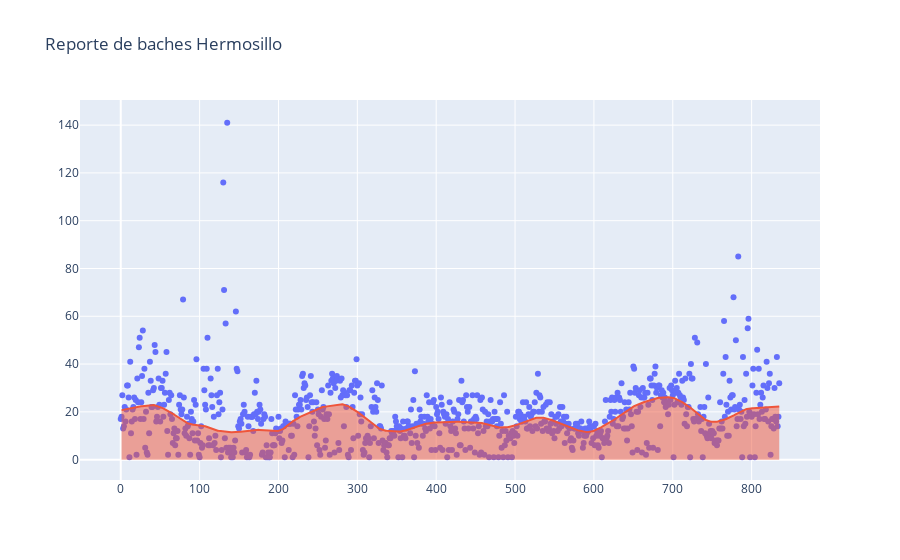

Notebook code cell kept with this figure:
### Code cell
fig = go.Figure(
).add_scatter(
    x=df.index,
    y=df["size"],
    mode='markers',
    name="Real"
).add_scatter(
    x=df.index[1:],    
    y=l2[:,1],
    hovertemplate="%{y:.1f}",
    fill='tozeroy',
    name="Suaivizado (LOWESS)"
).update_layout(
    title='Reporte de baches Hermosillo',
    hovermode="x",
    showlegend=False
).show()

### Figure 1 — Plotly figure (JSON) as saved in the notebook; plotly's stock layout.template omitted (floating-point values rounded to 4 significant figures; data arrays with more than 128 entries replaced by an {"elided": "..."} marker saying what was removed)
{"data": [{"mode": "markers", "name": "Real", "type": "scatter", "x": {"elided": "836 int values"}, "y": {"elided": "836 int values"}}, {"fill": "tozeroy", "hovertemplate": "%{y:.1f}", "name": "Suaivizado (LOWESS)", "type": "scatter", "x": {"elided": "835 int values"}, "y": {"elided": "836 float values"}}], "layout": {"hovermode": "x", "showlegend": false, "title": {"text": "Reporte de baches Hermosillo"}}}
